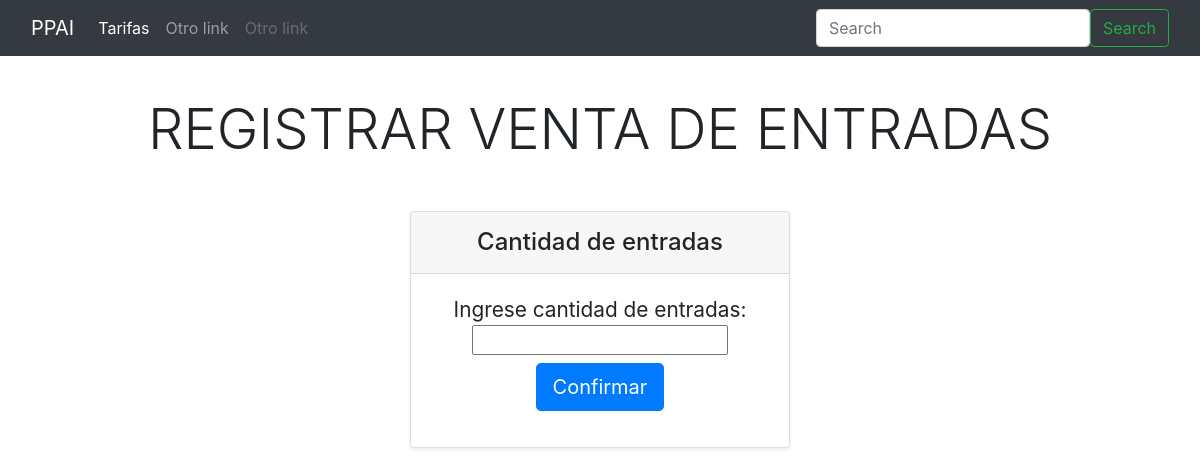
Before: /index/ with the older database file.
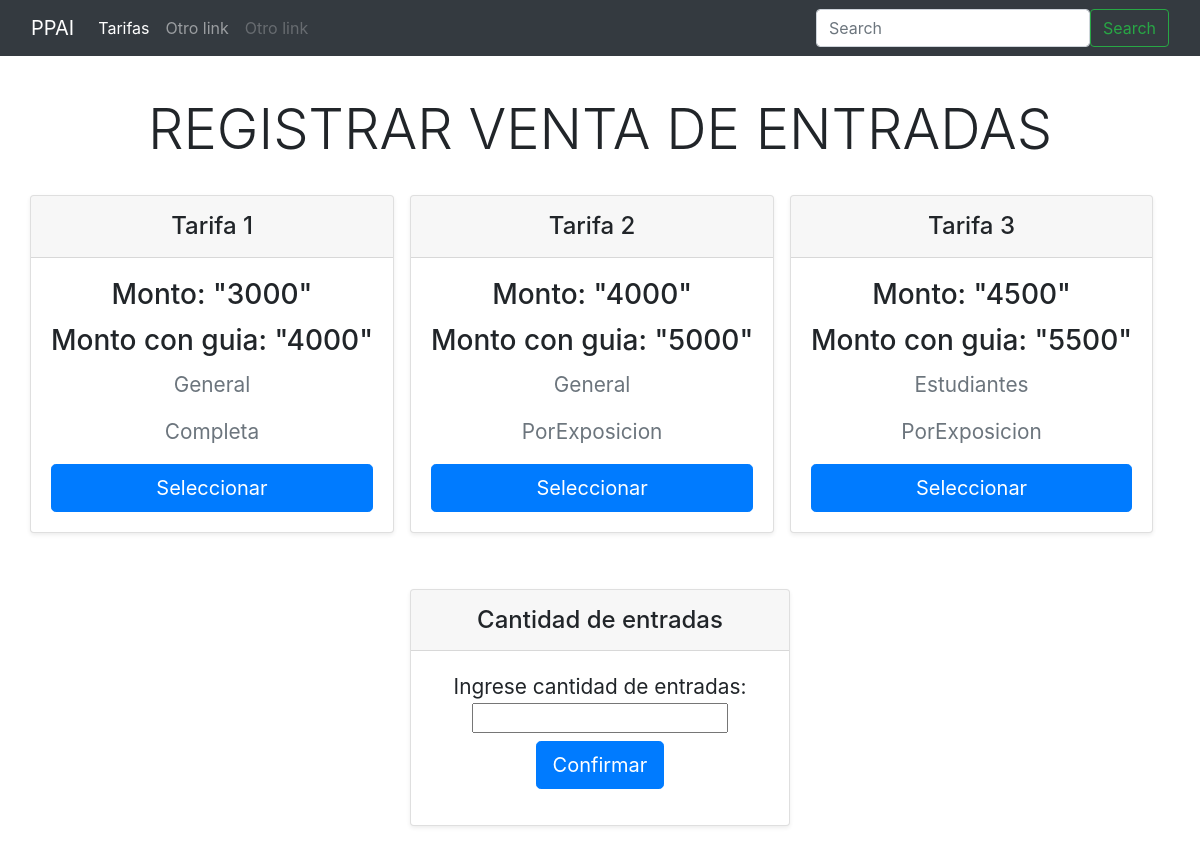
After: the same page with the newer database file.
### myApp/models/Tarifa.py (models this page shows, shortened)
class Tarifa(models.Model):
    fechaFinVigencia = models.DateField()
    fechaInicioVigencia= models.DateField()
    monto = models.IntegerField()
    montoAdicionalGuia = models.IntegerField()
    tipoEntrada = models.ForeignKey(TipoEntrada, on_delete=models.CASCADE, null=True)
    tipoVisita = models.ForeignKey(TipoVisita, on_delete=models.CASCADE, null=True)
    def fechaInicioVigencia(self,x):
        self.fechaInicioVigencia = x

### myApp/models/TipoEntrada.py (models this page shows, shortened)
class TipoEntrada(models.Model):
    nombre = models.CharField(max_length=100)

### myApp/models/TipoVisita.py (models this page shows, shortened)
class TipoVisita(models.Model):
    nombre = models.CharField(max_length=100)

### registrarventadeentrada/views.py (the view)
# urls.py: path('index/', local_views.index),
def index(request):
    return render(
        request,
        'tarifas/main.html', {'tarifas' : app_views.getTarifas()}
    )

### myApp/templatetags/tarifa_tags.py (called while the page is built)
@register.simple_tag
def add(a, b):
    return a+b

### myApp/views.py (called while the page is built)
def getTarifas():
    tarifa = Tarifa.objects.all()
    return tarifa

### myApp/templates/tarifas/main.html (shortened to what this page needs)
{% extends "template.html" %}
{% if tarifas %}
    {% block first_screen %}
        {%include "tarifas/atomic/tarifas.html"%}
    {% endblock %}
{% elif form %}
    {% block second_screen %}
        {%include "tarifas/atomic/ctdadEntradas.html"%}
    {% endblock %}
{% elif idPost %}
    {% block third_screen %}
        {%include "tarifas/atomic/detalleEntradas.html"%}
    {% endblock %}
{% endif %}

### myApp/templates/template.html (shortened to what this page needs)
{% load bootstrap4 %}
<html lang="en">
  <head>
  {% bootstrap_css %}
  </head>
  <body>
<main>
<body>
{% include "atomic/navbar.html" %}
  <header>
      <div class="pricing-header p-3 pb-md-4 mx-auto text-center">
        <h1 class="display-4 fw-normal text-uppercase">Registrar Venta de Entradas</h1>
      </div>
    </header>
    <div class="first-screen">
     {% block first_screen %}
     {% endblock %}
    </div>
    <div class="second-screen">
     {% block second_screen %}
     {% endblock %}
    </div>
</main>
  </body>
</html>

### myApp/templates/atomic/navbar.html (shortened to what this page needs)
<nav class="navbar navbar-expand-md navbar-dark bg-dark mb-4">
  <div class="container-fluid">
    <a class="navbar-brand" href="#">PPAI</a>
    <div class="collapse navbar-collapse justify-content-between" id="navbarCollapse">
      <ul class="navbar-nav me-auto mb-2 mb-md-0">
        <li class="nav-item">
          <a class="nav-link active" aria-current="page" href="#">Tarifas</a>
        </li>
        <li class="nav-item">
          <a class="nav-link" href="#">Otro link</a>
        </li>
        <li class="nav-item">
          <a class="nav-link disabled" href="#" tabindex="-1" aria-disabled="true">Otro link</a>
        </li>
      </ul>
      <form class="d-flex m-0">
        <input class="form-control me-2" type="search" placeholder="Search" aria-label="Search">
        <button class="btn btn-outline-success" type="submit">Search</button>
      </form>
    </div>
  </div>
</nav>

### myApp/templates/tarifas/atomic/tarifas.html (shortened to what this page needs)
{%load tarifa_tags%}
<div class="container">
  <div class="row row-cols-md-3 mb-3 text-center">
    {%for tarifa in tarifas%}
    <form action="/ctdadEntradas" method="POST">
    <div class="d-flex justify-content-between">
      <div class="card mb-4 rounded-3 shadow-sm">
        <div class="card-header py-3">
          <h4 class="my-0 fw-normal">Tarifa {{tarifa.id}}</h4>
        </div>
        <div class="card-body">
          <h3 class="card-title pricing-card-title">
            Monto: "{{tarifa.monto}}"
          </h3>
          <h3 class="card-title pricing-card-title">
            Monto con guia: "{% add tarifa.monto tarifa.montoAdicionalGuia %}"
          </h3>
          <p class="fs-5 text-muted" style="font-size: 130%">
            {{tarifa.tipoEntrada.nombre}}
          </p>
          <p class="fs-5 text-muted" style="font-size: 130%">
            {{tarifa.tipoVisita.nombre}}
          </p>
          <button type="submit" class="w-100 btn btn-lg btn-primary">
            Seleccionar
          </button>
        </div>
      </div>
    </div>
    </form>
    {%endfor%}
  </div>
</div>

### myApp/templates/tarifas/atomic/ctdadEntradas.html (shortened to what this page needs)
<div class="row row-cols-1 row-cols-md-3 mb-3 text-center">
  <div class="col m-auto">
    <div class="card mb-4 rounded-3 shadow-sm">
      <div class="card-header py-3">
        <h4 class="my-0 fw-normal">Cantidad de entradas</h4>
      </div>
      <div class="card-body">
        <form action="/detalleEntradas" method="POST">
          <p class="my-0 fw-normal" style="font-size: 130%">
            Ingrese cantidad de entradas:
          </p>
          <input
            type="text"
            name="ctdadEntradas"
            value="{{form.ctdadEntradas.value}}"
            required="true"
          /><br />
          <div class="mt-2">
            <button type="submit" class="btn btn-lg btn-primary">
              Confirmar
            </button>
          </div>
        </form>
      </div>
    </div>
  </div>
</div>

### myApp/templates/tarifas/atomic/detalleEntradas.html (shortened to what this page needs)
{%load tarifa_tags%}

Changed rows visible on the page:
added Tarifa: id "1", monto "3000", monto+montoAdicionalGuia "4000", tipoEntrada.nombre "General", tipoVisita.nombre "Completa"
added Tarifa: id "2", monto "4000", monto+montoAdicionalGuia "5000", tipoEntrada.nombre "General", tipoVisita.nombre "PorExposicion"
added Tarifa: id "3", monto "4500", monto+montoAdicionalGuia "5500", tipoEntrada.nombre "Estudiantes", tipoVisita.nombre "PorExposicion"
